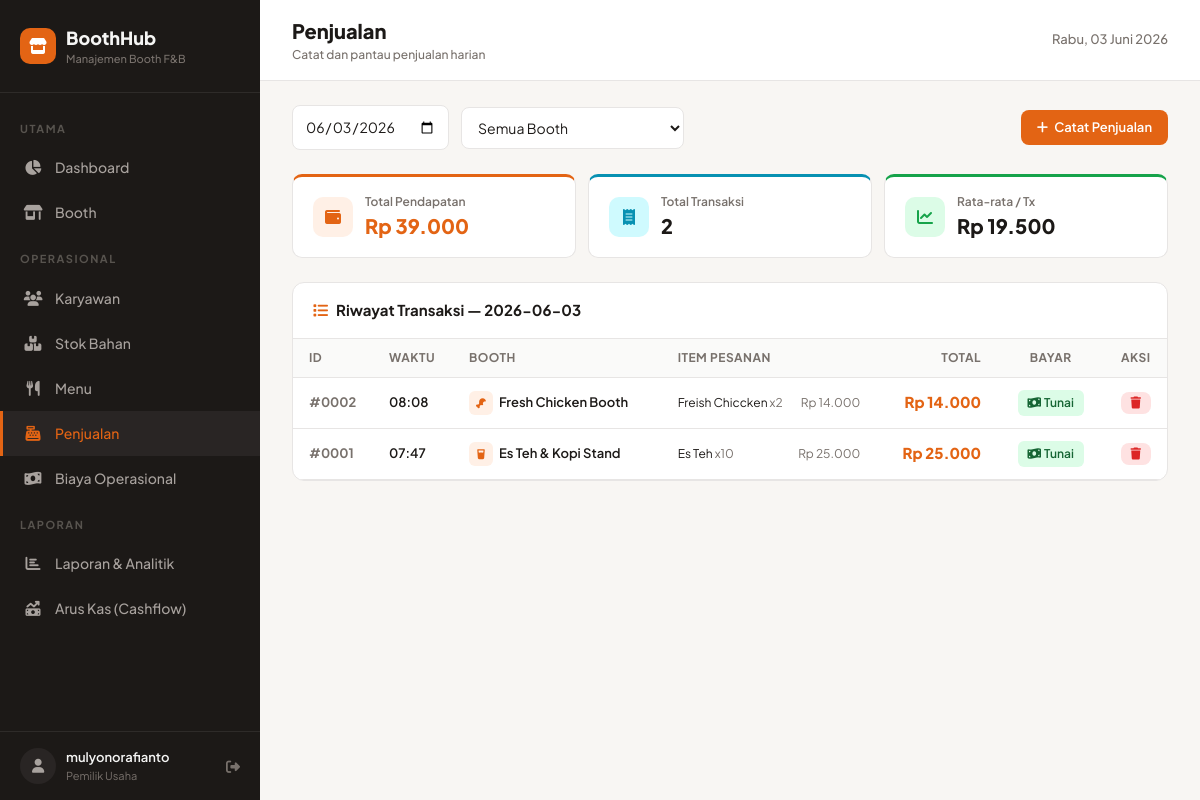
Screenshot of /penjualan/ (signed in) with the database file from the repository.
### boothapp/models.py (models this page shows, shortened)
class Sale(models.Model):
    PAYMENT_CHOICES = [
        ('tunai', 'Tunai'),
        ('digital', 'Digital (QRIS/Transfer)'),
    ]
    booth = models.ForeignKey(Booth, on_delete=models.CASCADE, related_name='sales')
    date = models.DateField(db_index=True)
    total = models.PositiveIntegerField(verbose_name='Total')
    payment = models.CharField(max_length=20, choices=PAYMENT_CHOICES, verbose_name='Metode Pembayaran')
    created_by = models.ForeignKey(User, on_delete=models.SET_NULL, null=True, blank=True)
    created_at = models.DateTimeField(auto_now_add=True)
    class Meta:
        verbose_name = 'Penjualan'
        verbose_name_plural = 'Penjualan'
        ordering = ['-date', '-created_at']

class Booth(models.Model):
    TIPE_CHOICES = [
        ('minuman', 'Minuman'),
        ('makanan', 'Makanan'),
        ('campuran', 'Campuran'),
    ]
    STATUS_CHOICES = [
        ('active', 'Aktif'),
        ('inactive', 'Nonaktif'),
    ]
    ICON_CHOICES = [
        ('fa-mug-hot', 'Kopi/Minuman'),
        ('fa-drumstick-bite', 'Ayam/Makanan'),
        ('fa-blender', 'Smoothie'),
        ('fa-glass-water', 'Es Teh'),
        ('fa-ice-cream', 'Dessert'),
        ('fa-utensils', 'Restoran'),
    ]
    name = models.CharField(max_length=200, verbose_name='Nama Booth')
    location = models.CharField(max_length=300, verbose_name='Lokasi')
    booth_type = models.CharField(max_length=20, choices=TIPE_CHOICES, verbose_name='Tipe')
    status = models.CharField(max_length=20, choices=STATUS_CHOICES, default='active')
    icon = models.CharField(max_length=50, choices=ICON_CHOICES, default='fa-mug-hot')
    created_at = models.DateTimeField(auto_now_add=True)
    class Meta:
        verbose_name = 'Booth'
        verbose_name_plural = 'Booth'
        ordering = ['name']

class SaleItem(models.Model):
    sale = models.ForeignKey(Sale, on_delete=models.CASCADE, related_name='items')
    menu_item = models.ForeignKey(MenuItem, on_delete=models.SET_NULL, null=True)
    menu_name = models.CharField(max_length=200)  # snapshot nama saat transaksi
    quantity = models.PositiveIntegerField(verbose_name='Jumlah')
    price = models.PositiveIntegerField(verbose_name='Harga Satuan')
    subtotal = models.PositiveIntegerField(verbose_name='Subtotal')

### boothapp/views.py (the view)
# urls.py: path('penjualan/', views.sale_list, name='sale_list'),
@login_required
def sale_list(request):
    sale_date = request.GET.get('date', date.today().isoformat())
    booth_id = request.GET.get('booth', 'all')
    sales = Sale.objects.filter(date=sale_date).select_related('booth').prefetch_related('items')
    if booth_id != 'all':
        sales = sales.filter(booth_id=int(booth_id))
    total_revenue = sales.aggregate(total=Sum('total'))['total'] or 0
    total_tx = sales.count()
    avg_per_tx = int(total_revenue / total_tx) if total_tx > 0 else 0
    for sale in sales:
        sale.total_fmt = format_rp(sale.total)
        for item in sale.items.all():
            item.subtotal_fmt = format_rp(item.subtotal)
    context = {
        'sales': sales,
        'sale_date': sale_date,
        'booths': Booth.objects.all(),
        'selected_booth': booth_id,
        'total_revenue': total_revenue,
        'total_revenue_fmt': format_rp(total_revenue),     # Ditambahkan
        'avg_per_tx': avg_per_tx,
        'avg_per_tx_fmt': format_rp(avg_per_tx),           # Ditambahkan
    }
    return render(request, 'boothapp/sale_list.html', context)

### templates/boothapp/sale_list.html (shortened to what this page needs)
{% extends 'boothapp/base.html' %}
{% block nav_penjualan %}active{% endblock %}
{% block page_title %}Penjualan{% endblock %}
{% block page_subtitle %}Catat dan pantau penjualan harian{% endblock %}
{% block content %}
<div style="display:flex;justify-content:space-between;align-items:center;margin-bottom:24px;flex-wrap:wrap;gap:12px;">
    <div style="display:flex;align-items:center;gap:12px;flex-wrap:wrap;">
        <input type="date" class="form-input" style="width:auto;" id="dateFilter" value="{{ sale_date }}" onchange="applyFilter()">
        <select class="form-select" style="width:auto;min-width:200px;" id="boothFilter" onchange="applyFilter()">
            <option value="all" {% if selected_booth == 'all' %}selected{% endif %}>Semua Booth</option>
        </select>
    </div>
    <a href="{% url 'boothapp:sale_create' %}" class="btn btn-primary" style="text-decoration:none;">
        <i class="fas fa-plus"></i> Catat Penjualan
    </a>
</div>
<div style="display:grid;grid-template-columns:repeat(auto-fit,minmax(200px,1fr));gap:12px;margin-bottom:24px;">
    <div style="padding:16px 20px;background:var(--card);border:1px solid var(--border);border-radius:10px;display:flex;align-items:center;gap:12px;border-top:3px solid var(--accent);">
        <div style="width:40px;height:40px;border-radius:10px;background:var(--accent-light);display:flex;align-items:center;justify-content:center;">
            <i class="fas fa-wallet" style="color:var(--accent);font-size:16px;"></i>
        </div>
        <div>
            <div style="font-size:12px;color:var(--muted);font-weight:600;">Total Pendapatan</div>
            <div style="font-size:20px;font-weight:900;color:var(--accent);">{{ total_revenue_fmt }}</div>
        </div>
    </div>
    <div style="padding:16px 20px;background:var(--card);border:1px solid var(--border);border-radius:10px;display:flex;align-items:center;gap:12px;border-top:3px solid var(--info);">
        <div style="width:40px;height:40px;border-radius:10px;background:#CFFAFE;display:flex;align-items:center;justify-content:center;">
            <i class="fas fa-receipt" style="color:var(--info);font-size:16px;"></i>
        </div>
        <div>
            <div style="font-size:12px;color:var(--muted);font-weight:600;">Total Transaksi</div>
            <div style="font-size:20px;font-weight:900;">{{ sales|length }}</div>
        </div>
    </div>
    <div style="padding:16px 20px;background:var(--card);border:1px solid var(--border);border-radius:10px;display:flex;align-items:center;gap:12px;border-top:3px solid var(--success);">
        <div style="width:40px;height:40px;border-radius:10px;background:#DCFCE7;display:flex;align-items:center;justify-content:center;">
            <i class="fas fa-chart-line" style="color:var(--success);font-size:16px;"></i>
        </div>
        <div>
            <div style="font-size:12px;color:var(--muted);font-weight:600;">Rata-rata / Tx</div>
            <div style="font-size:20px;font-weight:900;">{{ avg_per_tx_fmt }}</div>
        </div>
    </div>
</div>
<div class="card">
    <div class="card-header">
        <span><i class="fas fa-list" style="margin-right:8px;color:var(--accent);"></i>Riwayat Transaksi — {{ sale_date }}</span>
    </div>
    <div style="overflow-x:auto;">
        <table class="data-table">
            <thead>
                <tr>
                    <th style="width:80px;">ID</th>
                    <th style="width:80px;">Waktu</th>
                    <th>Booth</th>
                    <th>Item Pesanan</th>
                    <th style="text-align:right;">Total</th>
                    <th style="text-align:center;">Bayar</th>
                    <th style="width:60px;text-align:center;">Aksi</th>
                </tr>
            </thead>
            <tbody>
                {% for sale in sales %}
                <tr>
                    <td style="font-weight:700;color:var(--muted);font-size:13px;">#{{ sale.id|stringformat:"04d" }}</td>
                    <td style="font-weight:600;font-size:13px;">{{ sale.created_at|date:"H:i" }}</td>
                    <td>
                        <div style="display:flex;align-items:center;gap:6px;">
                            <div style="width:24px;height:24px;border-radius:6px;background:var(--accent-light);display:flex;align-items:center;justify-content:center;">
                                <i class="fas {{ sale.booth.icon }}" style="color:var(--accent);font-size:10px;"></i>
                            </div>
                            <span style="font-size:13px;font-weight:600;">{{ sale.booth.name }}</span>
                        </div>
                    </td>
                    <td style="max-width:300px;">
                        {% for item in sale.items.all %}
                        <div style="font-size:12px;padding:2px 0;display:flex;justify-content:space-between;">
                            <span>{{ item.menu_name }} <span style="color:var(--muted);">x{{ item.quantity }}</span></span>
                            <span style="color:var(--muted);">{{ item.subtotal_fmt }}</span>
                        </div>
                        {% endfor %}
                    </td>
                    <td style="text-align:right;font-weight:900;font-size:15px;color:var(--accent);">
                        {{ sale.total_fmt }}
                    </td>
                    <td style="text-align:center;">
                        {% if sale.payment == 'tunai' %}
                        <span class="badge badge-success"><i class="fas fa-money-bill-wave" style="margin-right:3px;"></i>Tunai</span>
                        {% else %}
                        <span class="badge badge-info"><i class="fas fa-qrcode" style="margin-right:3px;"></i>Digital</span>
                        {% endif %}
                    </td>
                    <td style="text-align:center;">
                        <form method="post" action="{% url 'boothapp:sale_delete' sale.pk %}" style="display:inline;" onsubmit="return confirm('Hapus transaksi #{{ sale.id }}?');">
                            <button type="submit" class="btn btn-danger btn-sm" title="Hapus Transaksi">
                                <i class="fas fa-trash"></i>
                            </button>
                        </form>
                    </td>
                </tr>
                {% endfor %}
            </tbody>
        </table>
    </div>
</div>
{% endblock %}

### templates/boothapp/base.html (shortened to what this page needs)
<!DOCTYPE html>
<html lang="id">
<head>
    <script src="https://cdn.tailwindcss.com"></script>
    <link rel="stylesheet" href="https://cdnjs.cloudflare.com/ajax/libs/font-awesome/6.5.1/css/all.min.css">
</head>
<body>
    <aside class="sidebar" id="sidebar">
        <div class="sidebar-brand">
            <div style="display:flex;align-items:center;gap:10px;">
                <div style="width:36px;height:36px;background:var(--accent);border-radius:10px;display:flex;align-items:center;justify-content:center;">
                    <i class="fas fa-store" style="color:white;font-size:16px;"></i>
                </div>
                <div>
                    <div style="color:#F5F5F4;font-weight:800;font-size:18px;">BoothHub</div>
                    <div style="color:#78716C;font-size:11px;font-weight:500;">Manajemen Booth F&B</div>
                </div>
            </div>
        </div>
        <nav class="sidebar-nav">
            <div class="sidebar-section">Utama</div>
            <a href="{% url 'boothapp:dashboard' %}" class="{% block nav_dashboard %}{% endblock %}"><i class="fas fa-chart-pie"></i> Dashboard</a>
            <a href="{% url 'boothapp:booth_list' %}" class="{% block nav_booth %}{% endblock %}"><i class="fas fa-store-alt"></i> Booth</a>
            <div class="sidebar-section">Operasional</div>
            <a href="{% url 'boothapp:employee_list' %}" class="{% block nav_karyawan %}{% endblock %}"><i class="fas fa-users"></i> Karyawan</a>
            <a href="{% url 'boothapp:inventory_list' %}" class="{% block nav_stok %}{% endblock %}"><i class="fas fa-boxes-stacked"></i> Stok Bahan</a>
            <a href="{% url 'boothapp:menu_list' %}" class="{% block nav_menu %}{% endblock %}"><i class="fas fa-utensils"></i> Menu</a>
            <a href="{% url 'boothapp:sale_list' %}" class="{% block nav_penjualan %}{% endblock %}"><i class="fas fa-cash-register"></i> Penjualan</a>
            <a href="{% url 'boothapp:expense_list' %}" class="{% block nav_biaya %}{% endblock %}"><i class="fas fa-money-bill-wave"></i> Biaya Operasional</a>
                       <div class="sidebar-section">Laporan</div>
            <a href="{% url 'boothapp:report' %}" class="{% block nav_laporan %}{% endblock %}"><i class="fas fa-chart-bar"></i> Laporan & Analitik</a>
            <a href="{% url 'boothapp:cashflow_report' %}" class="{% block nav_cashflow %}{% endblock %}"><i class="fas fa-money-bill-trend-up"></i> Arus Kas (Cashflow)</a>
        </nav>
        <div style="padding:16px 20px;border-top:1px solid rgba(255,255,255,0.08);">
            <div style="display:flex;align-items:center;gap:10px;">
                <div style="width:36px;height:36px;background:#292524;border-radius:50%;display:flex;align-items:center;justify-content:center;">
                    <i class="fas fa-user" style="color:#A8A29E;font-size:14px;"></i>
                </div>
                <div style="flex:1;">
                    <div style="color:#F5F5F4;font-size:13px;font-weight:600;">{{ request.user.get_full_name|default:request.user.username }}</div>
                    <div style="color:#78716C;font-size:11px;">Pemilik Usaha</div>
                </div>
                <a href="{% url 'logout' %}" style="color:#78716C;font-size:14px;" title="Logout"><i class="fas fa-sign-out-alt"></i></a>
            </div>
        </div>
    </aside>
    <div class="main-content">
        <div class="topbar">
            <div style="display:flex;align-items:center;gap:12px;">
                <div>
                    <h1 id="pageTitle" style="font-size:20px;font-weight:800;">{% block page_title %}Dashboard{% endblock %}</h1>
                    <p id="pageSubtitle" style="font-size:12px;color:var(--muted);font-weight:500;">{% block page_subtitle %}{% endblock %}</p>
                </div>
            </div>
            <div style="display:flex;align-items:center;gap:12px;">
                <div style="font-size:13px;color:var(--muted);font-weight:500;">{% now "l, d F Y" %}</div>
            </div>
        </div>
        <div style="padding:24px 32px;" class="page-enter">
            {% block content %}{% endblock %}
        </div>
    </div>
</body>
</html>

### rows the page displays
Sale: id "0002", created_at "08:08", booth.name "Fresh Chicken Booth", total_fmt "Rp 14.000", payment "tunai" (drawn)
SaleItem: menu_name "Freish Chiccken", quantity "2", subtotal_fmt "Rp 14.000"
Sale: id "0001", created_at "07:47", booth.name "Es Teh & Kopi Stand", total_fmt "Rp 25.000", payment "tunai" (drawn)
SaleItem: menu_name "Es Teh", quantity "10", subtotal_fmt "Rp 25.000"

### other values shown
{{ request.user.get_full_name|default:request.user.username }} "mulyonorafianto"
{{ total_revenue_fmt }} "Rp 39.000"
{{ sales|length }} "2"
{{ avg_per_tx_fmt }} "Rp 19.500"
{{ sale_date }} "2026-06-03"
